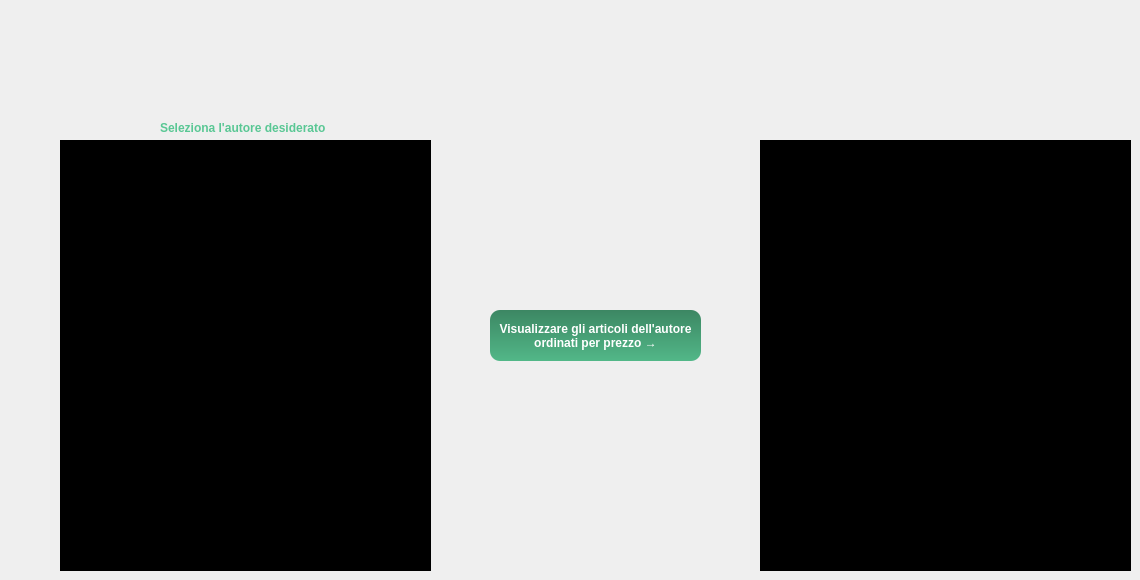
    <widget class="QWidget" name="paginaMetodoD2">
     <widget class="QListWidget" name="tuttiAutoriSezioneD">
      <property name="geometry">
       <rect>
        <x>60</x>
        <y>140</y>
        <width>371</width>
        <height>431</height>
       </rect>
      </property>
      <property name="font">
       <font>
        <family>Tahoma</family>
        <pointsize>8</pointsize>
        <weight>75</weight>
        <bold>true</bold>
       </font>
      </property>
      <property name="styleSheet">
       <string notr="true">QListWidget{
background-color: rgb(0, 0, 0);
color: rgb(96, 214, 159);
}

  QListWidget::item:selected {
   background-color: rgb(96, 214, 159);
 }
</string>
      </property>
     </widget>
     <widget class="QPushButton" name="bottMetodoD2">
      <property name="geometry">
       <rect>
        <x>490</x>
        <y>310</y>
        <width>211</width>
        <height>51</height>
       </rect>
      </property>
      <property name="font">
       <font>
        <family>Tahoma</family>
        <weight>75</weight>
        <bold>true</bold>
       </font>
      </property>
      <property name="styleSheet">
       <string notr="true">QPushButton{
	background-color: qlineargradient(spread:pad, x1:1, y1:0, x2:1, y2:1, stop:0 rgba(60, 135, 99, 255), stop:1 rgba(82, 183, 136, 255));
	color: rgb(255, 255, 255);
	border-radius: 10px;
}

QPushButton:hover{
	background-color: rgb(60, 134, 99);
}
QPushButton:pressed {
	background-color: rgb(43, 97, 72);
}
</string>
      </property>
      <property name="text">
       <string>Visualizzare gli articoli dell'autore 
ordinati per prezzo →</string>
      </property>
     </widget>
     <widget class="QListWidget" name="visualizzatoreMetodoD2">
      <property name="geometry">
       <rect>
        <x>760</x>
        <y>140</y>
        <width>371</width>
        <height>431</height>
       </rect>
      </property>
      <property name="font">
       <font>
        <family>Tahoma</family>
        <pointsize>8</pointsize>
        <weight>75</weight>
        <bold>true</bold>
       </font>
      </property>
      <property name="styleSheet">
       <string notr="true">QListWidget{
background-color: rgb(0, 0, 0);
color: rgb(96, 214, 159);
}

  QListWidget::item:selected {
   background-color: rgb(96, 214, 159);
 }
</string>
      </property>
     </widget>
     <widget class="QLabel" name="label_44">
      <property name="geometry">
       <rect>
        <x>160</x>
        <y>120</y>
        <width>171</width>
        <height>16</height>
       </rect>
      </property>
      <property name="font">
       <font>
        <family>Tahoma</family>
        <weight>75</weight>
        <bold>true</bold>
       </font>
      </property>
      <property name="styleSheet">
       <string notr="true">color: rgb(89, 199, 148);</string>
      </property>
      <property name="text">
       <string>Seleziona l'autore desiderato</string>
      </property>
     </widget>
    </widget>
